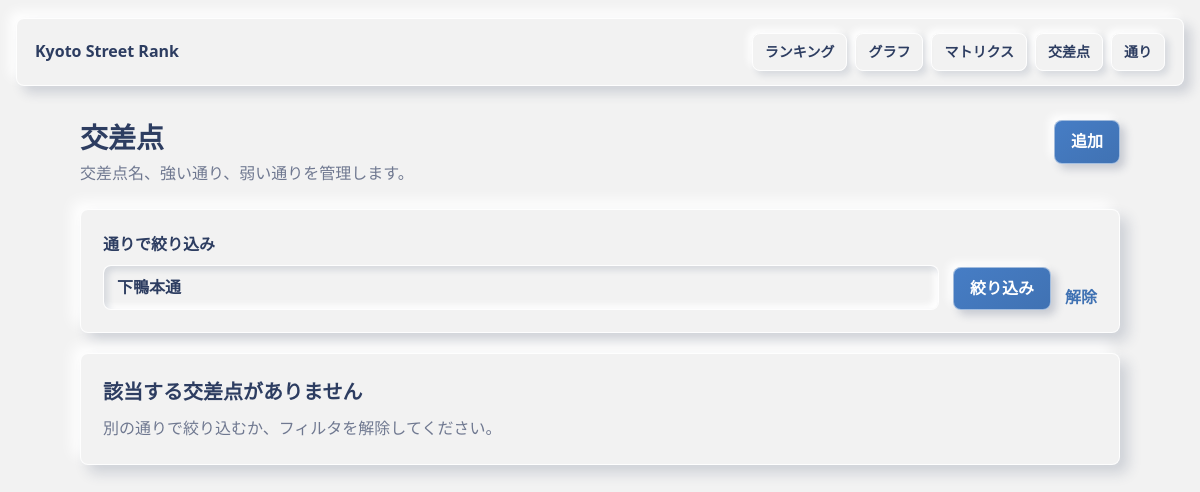
The app's page /intersections?street=下鴨本通, older data.
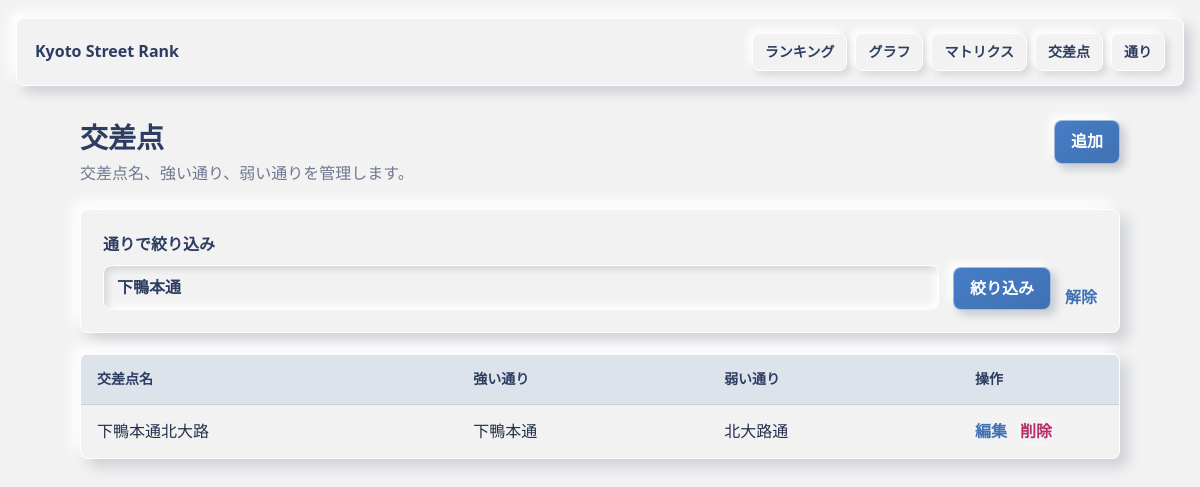
The same page, newer data.
### src/models.py (models this page shows)
class Intersection(db.Model):
    __tablename__ = "intersections"
    __table_args__ = (
        UniqueConstraint("name", name="uq_intersections_name"),
        UniqueConstraint("pair_key", name="uq_intersections_pair_key"),
        CheckConstraint("winner_street_id != loser_street_id", name="ck_different_streets"),
    )
    id = db.Column(db.Integer, primary_key=True)
    name = db.Column(db.String(120), nullable=False)
    pair_key = db.Column(db.String(80), nullable=False)
    winner_street_id = db.Column(db.Integer, db.ForeignKey("streets.id"), nullable=False)
    loser_street_id = db.Column(db.Integer, db.ForeignKey("streets.id"), nullable=False)
    winner = db.relationship("Street", foreign_keys=[winner_street_id])
    loser = db.relationship("Street", foreign_keys=[loser_street_id])

class Street(db.Model):
    __tablename__ = "streets"
    id = db.Column(db.Integer, primary_key=True)
    name = db.Column(db.String(120), nullable=False, unique=True)
    orientation = db.Column(db.String(20), nullable=True)

### src/routes.py (the view)
    @app.route("/intersections")
    def intersections_index():
        selected_street = request.args.get("street", "").strip()
        intersections_query = Intersection.query
        if selected_street:
            winner = aliased(Street)
            loser = aliased(Street)
            intersections_query = (
                intersections_query.join(winner, Intersection.winner)
                .join(loser, Intersection.loser)
                .filter((winner.name == selected_street) | (loser.name == selected_street))
            )
        intersections = intersections_query.order_by(Intersection.name).all()
        return render_template(
            "intersections/index.html",
            intersections=intersections,
            street_names=list_street_names(),
            selected_street=selected_street,
        )

### src/services.py (called while the page is built)
def list_street_names():
    streets = Street.query.order_by(Street.name).all()
    return [street.name for street in streets]

### templates/intersections/index.html (shortened to what this page needs)
{% extends "base.html" %}
{% block content %}
  <div class="page-head">
    <div>
      <h1>交差点</h1>
      <p>交差点名、強い通り、弱い通りを管理します。</p>
    </div>
    <a class="button" href="{{ url_for('intersections_new', street=selected_street) if selected_street else url_for('intersections_new') }}">追加</a>
  </div>
  <form class="filter-bar" method="get">
    <label>
      通りで絞り込み
      <input name="street" list="street-options" value="{{ selected_street }}" placeholder="通り名を選択または入力">
    </label>
    <button class="button" type="submit">絞り込み</button>
    {% if selected_street %}
      <a href="{{ url_for('intersections_index') }}">解除</a>
    {% endif %}
  </form>
  {% if intersections %}
    <table>
      <thead>
        <tr>
          <th>交差点名</th>
          <th>強い通り</th>
          <th>弱い通り</th>
          <th class="actions">操作</th>
        </tr>
      </thead>
      <tbody>
        {% for intersection in intersections %}
          <tr>
            <td>{{ intersection.name }}</td>
            <td>{{ intersection.winner.name }}</td>
            <td>{{ intersection.loser.name }}</td>
            <td class="actions">
              <a href="{{ url_for('intersections_edit', intersection_id=intersection.id, street=selected_street) if selected_street else url_for('intersections_edit', intersection_id=intersection.id) }}">編集</a>
              <form method="post" action="{{ url_for('intersections_delete', intersection_id=intersection.id) }}" onsubmit="return confirm('この交差点を削除しますか？');">
                <button class="link-button" type="submit">削除</button>
              </form>
            </td>
          </tr>
        {% endfor %}
      </tbody>
    </table>
  {% else %}
    <section class="empty">
      <h2>{% if selected_street %}該当する交差点がありません{% else %}交差点がありません{% endif %}</h2>
      <p>{% if selected_street %}別の通りで絞り込むか、フィルタを解除してください。{% else %}交差点を追加すると通りも自動で登録されます。{% endif %}</p>
    </section>
  {% endif %}
{% endblock %}

Row changes from the older to the newer data that the page shows:
added Intersection: name "下鴨本通北大路", winner.name "下鴨本通", loser.name "北大路通"
Text that changed along with them:
text no longer shown: "該当する交差点がありません 別の通りで絞り込むか、フィルタを解除してください。"
text now shown: "交差点名 強い通り 弱い通り 操作"
